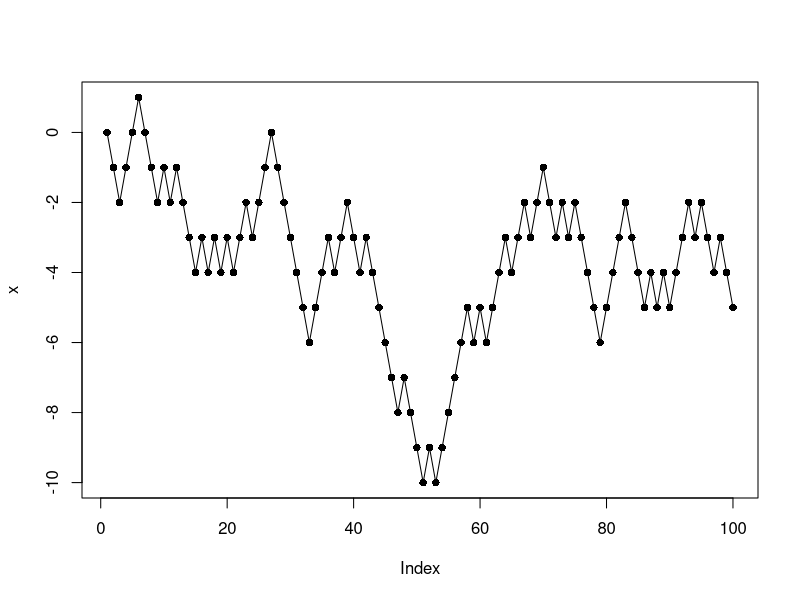

Recreate this plot in R.
n     = 100
x     = numeric(n)              #create empty vector to hold result
x[1]  = 0                       #set first entry to 0 (is already 0)

for (i in 2:n) {
    e    = sample(c(-1,1), 1)
    x[i] = x[i-1] + e           #draw the others (2nd onwards) using the conditional distribution 
}

plot(x, type="o", pch=16)       #visualize the results


